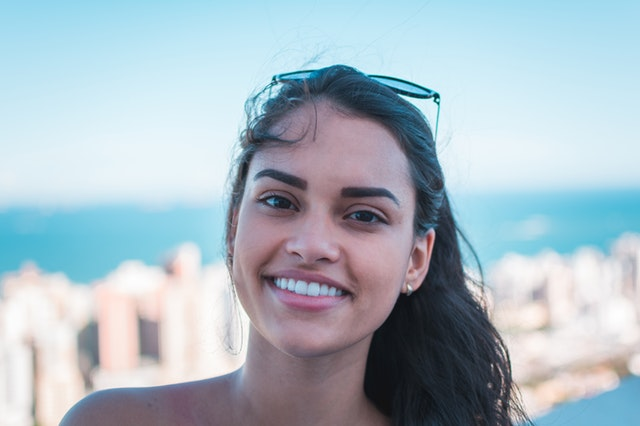
#> input picture OPENCV/smile_detection/smile.jpg, 640 x 426 px, given in place of the camera
$ python webcam_smile_detection.py
#> lines starting #> are read from the running program, lines starting #| are printed output that depends on the picture; after the words box and inside, x2 and y2 are one past the last pixel; in counts of white or black regions, pixels touching at a corner belong together
import cv2


vid = cv2.VideoCapture(0)

smile_cascade = cv2.CascadeClassifier("C:\\Users\\zelih\\OneDrive\\Belgeler\\OPENCV\\smile_detection\\haarcascade_smile.xml")
face_cascade = cv2.CascadeClassifier("C:\\Users\\zelih\\OneDrive\\Belgeler\\OPENCV\\smile_detection\\haarcascade_frontalface_default.xml")


while 1:
    ret,frame = vid.read()
#> frame is the input picture: shape (426, 640, 3); mean B, G, R 195.2, 185.1, 169.2
    frame = cv2.resize(frame, (640,480))
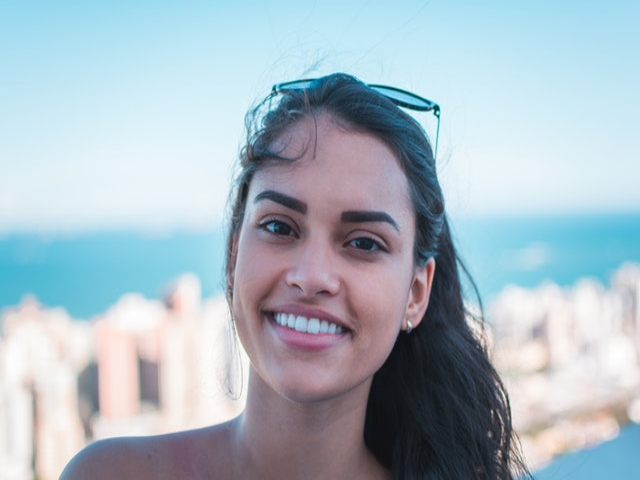
#> frame: shape (480, 640, 3); mean B, G, R 195.1, 185.1, 169.1

    gray = cv2.cvtColor(frame, cv2.COLOR_BGR2GRAY)
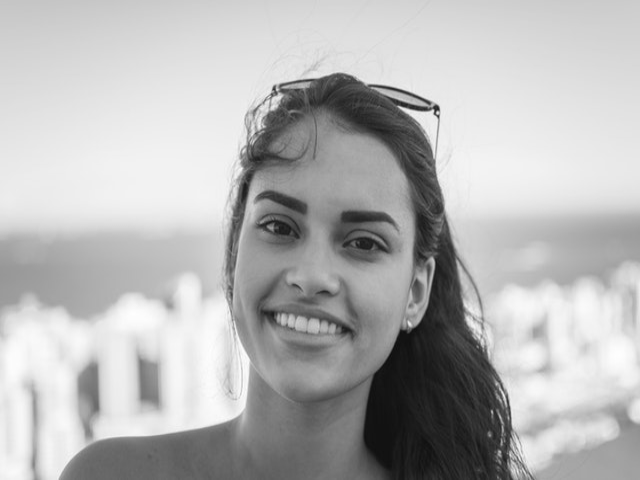
#> gray: shape (480, 640); min 12, max 255, mean 181.4
    faces = face_cascade.detectMultiScale(gray,1.5,9)
#> faces = [[178, 124, 273, 273]]

    for (x,y,w,h) in faces:

        cv2.rectangle(frame,(x,y),(x+w,y+h),(0,0,255),2)
        roi_frame = frame[y:y+h, x:x+w]
        roi_gray = gray[y:y+h, x:x+w]


        smiles = smile_cascade.detectMultiScale(roi_gray,1.5,9)
        for (ex,ey,ew,eh) in smiles:
            cv2.rectangle(roi_frame,(ex,ey),(ex+ew,ey+eh),(0,255,0),2)
#> this loop made 1 pass
#> (x, y, w, h, smiles) on pass 1: (178, 124, 273, 273, [[69, 172, 122, 61]])
#> pass 1, `roi_frame = frame[y:y+h, x:x+w]`:
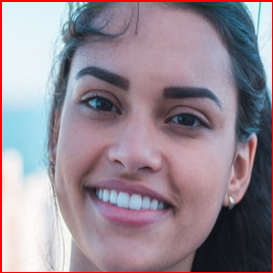
#> roi_frame: shape (273, 273, 3); mean B, G, R 148.2, 137.9, 150.8
#> pass 1, `roi_gray = gray[y:y+h, x:x+w]`:
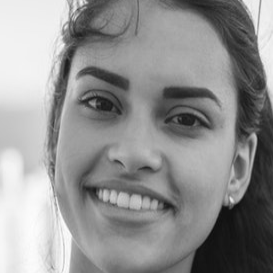
#> roi_gray: shape (273, 273); min 12, max 255, mean 144.9
#> after the loop:
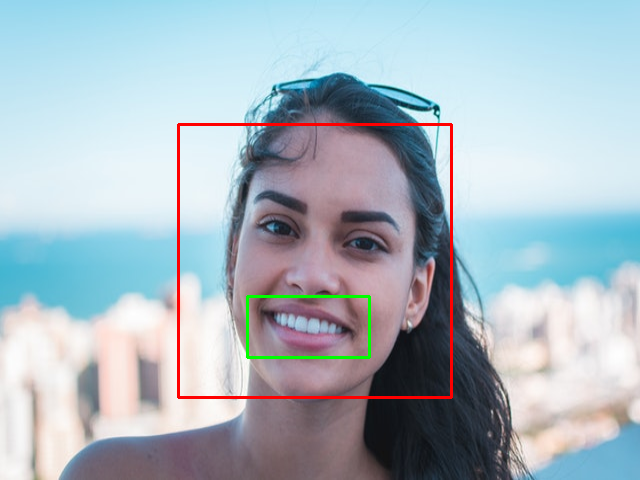
#> frame: shape (480, 640, 3); 1.42% of pixels changed, all inside (x1, y1, x2, y2) = (177, 123, 453, 399)
#> after the loop:
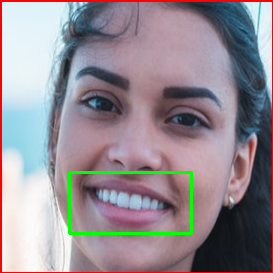
#> roi_frame: shape (273, 273, 3); 1.47% of pixels changed, all inside (x1, y1, x2, y2) = (68, 171, 193, 235)

    cv2.imshow('videos',frame)

    if cv2.waitKey(5) & 0xFF == ord('q'):
#> (key q is pressed here)
        break

vid.release()
cv2.destroyAllWindows()
